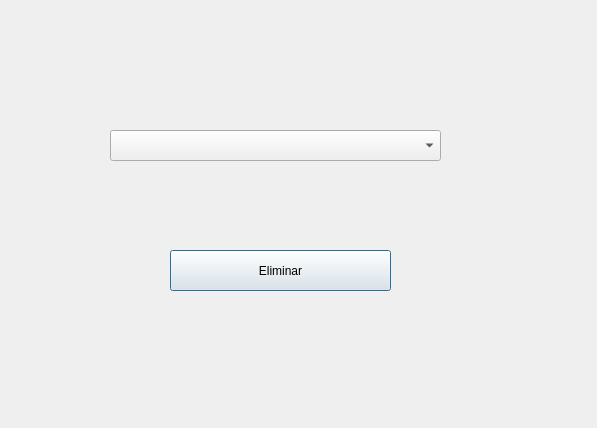
<?xml version="1.0" encoding="UTF-8"?>
<ui version="4.0">
 <class>Eliminar_partida</class>
 <widget class="QDialog" name="Eliminar_partida">
  <property name="geometry">
   <rect>
    <x>0</x>
    <y>0</y>
    <width>597</width>
    <height>428</height>
   </rect>
  </property>
  <property name="windowTitle">
   <string>Dialog</string>
  </property>
  <property name="styleSheet">
   <string notr="true"/>
  </property>
  <widget class="QComboBox" name="comboBox">
   <property name="geometry">
    <rect>
     <x>110</x>
     <y>130</y>
     <width>331</width>
     <height>31</height>
    </rect>
   </property>
   <property name="styleSheet">
    <string notr="true"/>
   </property>
  </widget>
  <widget class="QPushButton" name="pushButton">
   <property name="geometry">
    <rect>
     <x>170</x>
     <y>250</y>
     <width>221</width>
     <height>41</height>
    </rect>
   </property>
   <property name="styleSheet">
    <string notr="true">border-image: url(:/Resourse/Botones.png);</string>
   </property>
   <property name="text">
    <string>Eliminar</string>
   </property>
  </widget>
 </widget>
 <resources/>
 <connections/>
</ui>
